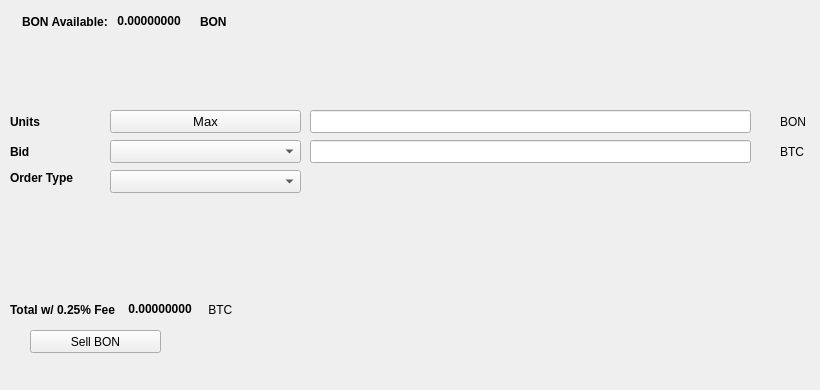
   <widget class="QWidget" name="SellTab">
    <attribute name="title">
     <string>Sell</string>
    </attribute>
    <widget class="QLabel" name="label_16">
     <property name="geometry">
      <rect>
       <x>780</x>
       <y>140</y>
       <width>31</width>
       <height>23</height>
      </rect>
     </property>
     <property name="text">
      <string>BTC</string>
     </property>
    </widget>
    <widget class="QComboBox" name="SellBidcomboBox">
     <property name="geometry">
      <rect>
       <x>110</x>
       <y>140</y>
       <width>191</width>
       <height>23</height>
      </rect>
     </property>
     <property name="font">
      <font>
       <pointsize>10</pointsize>
      </font>
     </property>
    </widget>
    <widget class="QLabel" name="label_18">
     <property name="geometry">
      <rect>
       <x>10</x>
       <y>110</y>
       <width>46</width>
       <height>23</height>
      </rect>
     </property>
     <property name="font">
      <font>
       <weight>75</weight>
       <bold>true</bold>
      </font>
     </property>
     <property name="text">
      <string>Units</string>
     </property>
    </widget>
    <widget class="QPushButton" name="Sell_Max_Amount">
     <property name="geometry">
      <rect>
       <x>110</x>
       <y>110</y>
       <width>191</width>
       <height>23</height>
      </rect>
     </property>
     <property name="font">
      <font>
       <pointsize>10</pointsize>
      </font>
     </property>
     <property name="text">
      <string>Max</string>
     </property>
    </widget>
    <widget class="QLabel" name="label_20">
     <property name="geometry">
      <rect>
       <x>10</x>
       <y>170</y>
       <width>91</width>
       <height>16</height>
      </rect>
     </property>
     <property name="font">
      <font>
       <weight>75</weight>
       <bold>true</bold>
      </font>
     </property>
     <property name="text">
      <string>Order Type</string>
     </property>
    </widget>
    <widget class="QComboBox" name="SellOrdertypeCombo">
     <property name="geometry">
      <rect>
       <x>110</x>
       <y>170</y>
       <width>191</width>
       <height>23</height>
      </rect>
     </property>
     <property name="font">
      <font>
       <pointsize>10</pointsize>
      </font>
     </property>
    </widget>
    <widget class="QLabel" name="label_21">
     <property name="geometry">
      <rect>
       <x>10</x>
       <y>140</y>
       <width>46</width>
       <height>23</height>
      </rect>
     </property>
     <property name="font">
      <font>
       <weight>75</weight>
       <bold>true</bold>
      </font>
     </property>
     <property name="text">
      <string>Bid</string>
     </property>
    </widget>
    <widget class="QLabel" name="label_22">
     <property name="geometry">
      <rect>
       <x>780</x>
       <y>110</y>
       <width>31</width>
       <height>23</height>
      </rect>
     </property>
     <property name="text">
      <string>BON</string>
     </property>
    </widget>
    <widget class="QLineEdit" name="UnitsInputBON">
     <property name="geometry">
      <rect>
       <x>310</x>
       <y>110</y>
       <width>441</width>
       <height>23</height>
      </rect>
     </property>
     <property name="font">
      <font>
       <pointsize>9</pointsize>
       <weight>75</weight>
       <bold>true</bold>
      </font>
     </property>
    </widget>
    <widget class="QLineEdit" name="SellBidPriceEdit">
     <property name="geometry">
      <rect>
       <x>310</x>
       <y>140</y>
       <width>441</width>
       <height>23</height>
      </rect>
     </property>
     <property name="font">
      <font>
       <pointsize>9</pointsize>
       <weight>75</weight>
       <bold>true</bold>
      </font>
     </property>
    </widget>
    <widget class="QPushButton" name="SellBONBTN">
     <property name="geometry">
      <rect>
       <x>30</x>
       <y>330</y>
       <width>131</width>
       <height>23</height>
      </rect>
     </property>
     <property name="text">
      <string>Sell BON</string>
     </property>
     <property name="icon">
      <iconset resource="../bony">
       <normaloff>:/icons/bitcoin</normaloff>:/icons/bitcoin</iconset>
     </property>
    </widget>
    <widget class="QWidget" name="layoutWidget3">
     <property name="geometry">
      <rect>
       <x>22</x>
       <y>12</y>
       <width>258</width>
       <height>19</height>
      </rect>
     </property>
     <layout class="QHBoxLayout" name="horizontalLayout">
      <item>
       <widget class="QLabel" name="label232_2">
        <property name="font">
         <font>
          <weight>75</weight>
          <bold>true</bold>
         </font>
        </property>
        <property name="text">
         <string>BON Available:</string>
        </property>
       </widget>
      </item>
      <item>
       <widget class="QLabel" name="BONAvailableLabel">
        <property name="palette">
         <palette>
          <active>
           <colorrole role="WindowText">
            <brush brushstyle="SolidPattern">
             <color alpha="255">
              <red>0</red>
              <green>0</green>
              <blue>0</blue>
             </color>
            </brush>
           </colorrole>
           <colorrole role="Button">
            <brush brushstyle="SolidPattern">
             <color alpha="255">
              <red>0</red>
              <green>170</green>
              <blue>0</blue>
             </color>
            </brush>
           </colorrole>
           <colorrole role="Light">
            <brush brushstyle="SolidPattern">
             <color alpha="255">
              <red>0</red>
              <green>255</green>
              <blue>0</blue>
             </color>
            </brush>
           </colorrole>
           <colorrole role="Midlight">
            <brush brushstyle="SolidPattern">
             <color alpha="255">
              <red>0</red>
              <green>212</green>
              <blue>0</blue>
             </color>
            </brush>
           </colorrole>
           <colorrole role="Dark">
            <brush brushstyle="SolidPattern">
             <color alpha="255">
              <red>0</red>
              <green>85</green>
              <blue>0</blue>
             </color>
            </brush>
           </colorrole>
           <colorrole role="Mid">
            <brush brushstyle="SolidPattern">
             <color alpha="255">
              <red>0</red>
              <green>113</green>
              <blue>0</blue>
             </color>
            </brush>
           </colorrole>
           <colorrole role="Text">
            <brush brushstyle="SolidPattern">
             <color alpha="255">
              <red>0</red>
              <green>170</green>
              <blue>0</blue>
             </color>
            </brush>
           </colorrole>
           <colorrole role="BrightText">
            <brush brushstyle="SolidPattern">
             <color alpha="255">
              <red>255</red>
              <green>255</green>
              <blue>255</blue>
             </color>
            </brush>
           </colorrole>
           <colorrole role="ButtonText">
            <brush brushstyle="SolidPattern">
             <color alpha="255">
              <red>0</red>
              <green>0</green>
              <blue>0</blue>
             </color>
            </brush>
           </colorrole>
           <colorrole role="Base">
            <brush brushstyle="SolidPattern">
             <color alpha="255">
              <red>255</red>
              <green>255</green>
              <blue>255</blue>
             </color>
            </brush>
           </colorrole>
           <colorrole role="Window">
            <brush brushstyle="SolidPattern">
             <color alpha="255">
              <red>0</red>
              <green>170</green>
              <blue>0</blue>
             </color>
            </brush>
           </colorrole>
           <colorrole role="Shadow">
            <brush brushstyle="SolidPattern">
             <color alpha="255">
              <red>0</red>
              <green>0</green>
              <blue>0</blue>
             </color>
            </brush>
           </colorrole>
           <colorrole role="AlternateBase">
            <brush brushstyle="SolidPattern">
             <color alpha="255">
              <red>127</red>
              <green>212</green>
              <blue>127</blue>
             </color>
            </brush>
           </colorrole>
           <colorrole role="ToolTipBase">
            <brush brushstyle="SolidPattern">
             <color alpha="255">
              <red>255</red>
              <green>255</green>
              <blue>220</blue>
             </color>
            </brush>
           </colorrole>
           <colorrole role="ToolTipText">
            <brush brushstyle="SolidPattern">
             <color alpha="255">
              <red>0</red>
              <green>0</green>
              <blue>0</blue>
             </color>
            </brush>
           </colorrole>
          </active>
          <inactive>
           <colorrole role="WindowText">
            <brush brushstyle="SolidPattern">
             <color alpha="255">
              <red>0</red>
              <green>0</green>
              <blue>0</blue>
             </color>
            </brush>
           </colorrole>
           <colorrole role="Button">
            <brush brushstyle="SolidPattern">
             <color alpha="255">
              <red>0</red>
              <green>170</green>
              <blue>0</blue>
             </color>
            </brush>
           </colorrole>
           <colorrole role="Light">
            <brush brushstyle="SolidPattern">
             <color alpha="255">
              <red>0</red>
              <green>255</green>
              <blue>0</blue>
             </color>
            </brush>
           </colorrole>
           <colorrole role="Midlight">
            <brush brushstyle="SolidPattern">
             <color alpha="255">
              <red>0</red>
              <green>212</green>
              <blue>0</blue>
             </color>
            </brush>
           </colorrole>
           <colorrole role="Dark">
            <brush brushstyle="SolidPattern">
             <color alpha="255">
              <red>0</red>
              <green>85</green>
              <blue>0</blue>
             </color>
            </brush>
           </colorrole>
           <colorrole role="Mid">
            <brush brushstyle="SolidPattern">
             <color alpha="255">
              <red>0</red>
              <green>113</green>
              <blue>0</blue>
             </color>
            </brush>
           </colorrole>
           <colorrole role="Text">
            <brush brushstyle="SolidPattern">
             <color alpha="255">
              <red>0</red>
              <green>170</green>
              <blue>0</blue>
             </color>
            </brush>
           </colorrole>
           <colorrole role="BrightText">
            <brush brushstyle="SolidPattern">
             <color alpha="255">
              <red>255</red>
              <green>255</green>
              <blue>255</blue>
             </color>
            </brush>
           </colorrole>
           <colorrole role="ButtonText">
            <brush brushstyle="SolidPattern">
             <color alpha="255">
              <red>0</red>
              <green>0</green>
              <blue>0</blue>
             </color>
            </brush>
           </colorrole>
           <colorrole role="Base">
            <brush brushstyle="SolidPattern">
             <color alpha="255">
              <red>255</red>
              <green>255</green>
              <blue>255</blue>
             </color>
            </brush>
           </colorrole>
           <colorrole role="Window">
            <brush brushstyle="SolidPattern">
             <color alpha="255">
              <red>0</red>
              <green>170</green>
              <blue>0</blue>
             </color>
            </brush>
           </colorrole>
           <colorrole role="Shadow">
            <brush brushstyle="SolidPattern">
             <color alpha="255">
              <red>0</red>
              <green>0</green>
              <blue>0</blue>
             </color>
            </brush>
           </colorrole>
           <colorrole role="AlternateBase">
            <brush brushstyle="SolidPattern">
             <color alpha="255">
              <red>127</red>
              <green>212</green>
              <blue>127</blue>
             </color>
            </brush>
           </colorrole>
           <colorrole role="ToolTipBase">
            <brush brushstyle="SolidPattern">
             <color alpha="255">
              <red>255</red>
              <green>255</green>
              <blue>220</blue>
             </color>
            </brush>
           </colorrole>
           <colorrole role="ToolTipText">
            <brush brushstyle="SolidPattern">
             <color alpha="255">
              <red>0</red>
              <green>0</green>
              <blue>0</blue>
             </color>
            </brush>
           </colorrole>
          </inactive>
          <disabled>
           <colorrole role="WindowText">
            <brush brushstyle="SolidPattern">
             <color alpha="255">
              <red>0</red>
              <green>85</green>
              <blue>0</blue>
             </color>
            </brush>
           </colorrole>
           <colorrole role="Button">
            <brush brushstyle="SolidPattern">
             <color alpha="255">
              <red>0</red>
              <green>170</green>
              <blue>0</blue>
             </color>
            </brush>
           </colorrole>
           <colorrole role="Light">
            <brush brushstyle="SolidPattern">
             <color alpha="255">
              <red>0</red>
              <green>255</green>
              <blue>0</blue>
             </color>
            </brush>
           </colorrole>
           <colorrole role="Midlight">
            <brush brushstyle="SolidPattern">
             <color alpha="255">
              <red>0</red>
              <green>212</green>
              <blue>0</blue>
             </color>
            </brush>
           </colorrole>
           <colorrole role="Dark">
            <brush brushstyle="SolidPattern">
             <color alpha="255">
              <red>0</red>
              <green>85</green>
              <blue>0</blue>
             </color>
            </brush>
           </colorrole>
           <colorrole role="Mid">
            <brush brushstyle="SolidPattern">
             <color alpha="255">
              <red>0</red>
              <green>113</green>
              <blue>0</blue>
             </color>
            </brush>
           </colorrole>
           <colorrole role="Text">
            <brush brushstyle="SolidPattern">
             <color alpha="255">
              <red>0</red>
              <green>85</green>
              <blue>0</blue>
             </color>
            </brush>
           </colorrole>
           <colorrole role="BrightText">
            <brush brushstyle="SolidPattern">
             <color alpha="255">
              <red>255</red>
              <green>255</green>
              <blue>255</blue>
             </color>
            </brush>
           </colorrole>
           <colorrole role="ButtonText">
            <brush brushstyle="SolidPattern">
             <color alpha="255">
              <red>0</red>
              <green>85</green>
              <blue>0</blue>
             </color>
            </brush>
           </colorrole>
           <colorrole role="Base">
            <brush brushstyle="SolidPattern">
             <color alpha="255">
              <red>0</red>
              <green>170</green>
              <blue>0</blue>
             </color>
            </brush>
           </colorrole>
           <colorrole role="Window">
            <brush brushstyle="SolidPattern">
             <color alpha="255">
              <red>0</red>
              <green>170</green>
              <blue>0</blue>
             </color>
            </brush>
           </colorrole>
           <colorrole role="Shadow">
            <brush brushstyle="SolidPattern">
             <color alpha="255">
              <red>0</red>
              <green>0</green>
              <blue>0</blue>
             </color>
            </brush>
           </colorrole>
           <colorrole role="AlternateBase">
            <brush brushstyle="SolidPattern">
             <color alpha="255">
              <red>0</red>
              <green>170</green>
              <blue>0</blue>
             </color>
            </brush>
           </colorrole>
           <colorrole role="ToolTipBase">
            <brush brushstyle="SolidPattern">
             <color alpha="255">
              <red>255</red>
              <green>255</green>
              <blue>220</blue>
             </color>
            </brush>
           </colorrole>
           <colorrole role="ToolTipText">
            <brush brushstyle="SolidPattern">
             <color alpha="255">
              <red>0</red>
              <green>0</green>
              <blue>0</blue>
             </color>
            </brush>
           </colorrole>
          </disabled>
         </palette>
        </property>
        <property name="font">
         <font>
          <weight>75</weight>
          <bold>true</bold>
         </font>
        </property>
        <property name="text">
         <string> 0.00000000 </string>
        </property>
        <property name="textInteractionFlags">
         <set>Qt::LinksAccessibleByMouse|Qt::TextSelectableByKeyboard|Qt::TextSelectableByMouse</set>
        </property>
       </widget>
      </item>
      <item>
       <widget class="QLabel" name="labelBON">
        <property name="font">
         <font>
          <weight>75</weight>
          <bold>true</bold>
         </font>
        </property>
        <property name="text">
         <string>BON</string>
        </property>
       </widget>
      </item>
     </layout>
    </widget>
    <widget class="QWidget" name="layoutWidget">
     <property name="geometry">
      <rect>
       <x>10</x>
       <y>300</y>
       <width>268</width>
       <height>19</height>
      </rect>
     </property>
     <layout class="QHBoxLayout" name="horizontalLayout_2">
      <item>
       <widget class="QLabel" name="label_19">
        <property name="font">
         <font>
          <weight>75</weight>
          <bold>true</bold>
         </font>
        </property>
        <property name="text">
         <string>Total w/ 0.25% Fee </string>
        </property>
       </widget>
      </item>
      <item>
       <widget class="QLabel" name="SellCostLabel">
        <property name="palette">
         <palette>
          <active>
           <colorrole role="WindowText">
            <brush brushstyle="SolidPattern">
             <color alpha="255">
              <red>0</red>
              <green>0</green>
              <blue>0</blue>
             </color>
            </brush>
           </colorrole>
           <colorrole role="Button">
            <brush brushstyle="SolidPattern">
             <color alpha="255">
              <red>0</red>
              <green>170</green>
              <blue>0</blue>
             </color>
            </brush>
           </colorrole>
           <colorrole role="Light">
            <brush brushstyle="SolidPattern">
             <color alpha="255">
              <red>0</red>
              <green>255</green>
              <blue>0</blue>
             </color>
            </brush>
           </colorrole>
           <colorrole role="Midlight">
            <brush brushstyle="SolidPattern">
             <color alpha="255">
              <red>0</red>
              <green>212</green>
              <blue>0</blue>
             </color>
            </brush>
           </colorrole>
           <colorrole role="Dark">
            <brush brushstyle="SolidPattern">
             <color alpha="255">
              <red>0</red>
              <green>85</green>
              <blue>0</blue>
             </color>
            </brush>
           </colorrole>
           <colorrole role="Mid">
            <brush brushstyle="SolidPattern">
             <color alpha="255">
              <red>0</red>
              <green>113</green>
              <blue>0</blue>
             </color>
            </brush>
           </colorrole>
           <colorrole role="Text">
            <brush brushstyle="SolidPattern">
             <color alpha="255">
              <red>0</red>
              <green>170</green>
              <blue>0</blue>
             </color>
            </brush>
           </colorrole>
           <colorrole role="BrightText">
            <brush brushstyle="SolidPattern">
             <color alpha="255">
              <red>255</red>
              <green>255</green>
              <blue>255</blue>
             </color>
            </brush>
           </colorrole>
           <colorrole role="ButtonText">
            <brush brushstyle="SolidPattern">
             <color alpha="255">
              <red>0</red>
              <green>0</green>
              <blue>0</blue>
             </color>
            </brush>
           </colorrole>
           <colorrole role="Base">
            <brush brushstyle="SolidPattern">
             <color alpha="255">
              <red>255</red>
              <green>255</green>
              <blue>255</blue>
             </color>
            </brush>
           </colorrole>
           <colorrole role="Window">
            <brush brushstyle="SolidPattern">
             <color alpha="255">
              <red>0</red>
              <green>170</green>
              <blue>0</blue>
             </color>
            </brush>
           </colorrole>
           <colorrole role="Shadow">
            <brush brushstyle="SolidPattern">
             <color alpha="255">
              <red>0</red>
              <green>0</green>
              <blue>0</blue>
             </color>
            </brush>
           </colorrole>
           <colorrole role="AlternateBase">
            <brush brushstyle="SolidPattern">
             <color alpha="255">
              <red>127</red>
              <green>212</green>
              <blue>127</blue>
             </color>
            </brush>
           </colorrole>
           <colorrole role="ToolTipBase">
            <brush brushstyle="SolidPattern">
             <color alpha="255">
              <red>255</red>
              <green>255</green>
              <blue>220</blue>
             </color>
            </brush>
           </colorrole>
           <colorrole role="ToolTipText">
            <brush brushstyle="SolidPattern">
             <color alpha="255">
              <red>0</red>
              <green>0</green>
              <blue>0</blue>
             </color>
            </brush>
           </colorrole>
          </active>
          <inactive>
           <colorrole role="WindowText">
            <brush brushstyle="SolidPattern">
             <color alpha="255">
              <red>0</red>
              <green>0</green>
              <blue>0</blue>
             </color>
            </brush>
           </colorrole>
           <colorrole role="Button">
            <brush brushstyle="SolidPattern">
             <color alpha="255">
              <red>0</red>
              <green>170</green>
              <blue>0</blue>
             </color>
            </brush>
           </colorrole>
           <colorrole role="Light">
            <brush brushstyle="SolidPattern">
             <color alpha="255">
              <red>0</red>
              <green>255</green>
              <blue>0</blue>
             </color>
            </brush>
           </colorrole>
           <colorrole role="Midlight">
            <brush brushstyle="SolidPattern">
             <color alpha="255">
              <red>0</red>
              <green>212</green>
              <blue>0</blue>
             </color>
            </brush>
           </colorrole>
           <colorrole role="Dark">
            <brush brushstyle="SolidPattern">
             <color alpha="255">
              <red>0</red>
              <green>85</green>
              <blue>0</blue>
             </color>
            </brush>
           </colorrole>
           <colorrole role="Mid">
            <brush brushstyle="SolidPattern">
             <color alpha="255">
              <red>0</red>
              <green>113</green>
              <blue>0</blue>
             </color>
            </brush>
           </colorrole>
           <colorrole role="Text">
            <brush brushstyle="SolidPattern">
             <color alpha="255">
              <red>0</red>
              <green>170</green>
              <blue>0</blue>
             </color>
            </brush>
           </colorrole>
           <colorrole role="BrightText">
            <brush brushstyle="SolidPattern">
             <color alpha="255">
              <red>255</red>
              <green>255</green>
              <blue>255</blue>
             </color>
            </brush>
           </colorrole>
           <colorrole role="ButtonText">
            <brush brushstyle="SolidPattern">
             <color alpha="255">
              <red>0</red>
              <green>0</green>
              <blue>0</blue>
             </color>
            </brush>
           </colorrole>
           <colorrole role="Base">
            <brush brushstyle="SolidPattern">
             <color alpha="255">
              <red>255</red>
              <green>255</green>
              <blue>255</blue>
             </color>
            </brush>
           </colorrole>
           <colorrole role="Window">
            <brush brushstyle="SolidPattern">
             <color alpha="255">
              <red>0</red>
              <green>170</green>
              <blue>0</blue>
             </color>
            </brush>
           </colorrole>
           <colorrole role="Shadow">
            <brush brushstyle="SolidPattern">
             <color alpha="255">
              <red>0</red>
              <green>0</green>
              <blue>0</blue>
             </color>
            </brush>
           </colorrole>
           <colorrole role="AlternateBase">
            <brush brushstyle="SolidPattern">
             <color alpha="255">
              <red>127</red>
              <green>212</green>
              <blue>127</blue>
             </color>
            </brush>
           </colorrole>
           <colorrole role="ToolTipBase">
            <brush brushstyle="SolidPattern">
             <color alpha="255">
              <red>255</red>
              <green>255</green>
              <blue>220</blue>
             </color>
            </brush>
           </colorrole>
           <colorrole role="ToolTipText">
            <brush brushstyle="SolidPattern">
             <color alpha="255">
              <red>0</red>
              <green>0</green>
              <blue>0</blue>
             </color>
            </brush>
           </colorrole>
          </inactive>
          <disabled>
           <colorrole role="WindowText">
            <brush brushstyle="SolidPattern">
             <color alpha="255">
              <red>0</red>
              <green>85</green>
              <blue>0</blue>
             </color>
            </brush>
           </colorrole>
           <colorrole role="Button">
            <brush brushstyle="SolidPattern">
             <color alpha="255">
              <red>0</red>
              <green>170</green>
              <blue>0</blue>
             </color>
            </brush>
           </colorrole>
           <colorrole role="Light">
            <brush brushstyle="SolidPattern">
             <color alpha="255">
              <red>0</red>
              <green>255</green>
              <blue>0</blue>
             </color>
            </brush>
           </colorrole>
           <colorrole role="Midlight">
            <brush brushstyle="SolidPattern">
             <color alpha="255">
              <red>0</red>
              <green>212</green>
              <blue>0</blue>
             </color>
            </brush>
           </colorrole>
           <colorrole role="Dark">
            <brush brushstyle="SolidPattern">
             <color alpha="255">
              <red>0</red>
              <green>85</green>
              <blue>0</blue>
             </color>
            </brush>
           </colorrole>
           <colorrole role="Mid">
            <brush brushstyle="SolidPattern">
             <color alpha="255">
              <red>0</red>
              <green>113</green>
              <blue>0</blue>
             </color>
            </brush>
           </colorrole>
           <colorrole role="Text">
            <brush brushstyle="SolidPattern">
             <color alpha="255">
              <red>0</red>
              <green>85</green>
              <blue>0</blue>
             </color>
            </brush>
           </colorrole>
           <colorrole role="BrightText">
            <brush brushstyle="SolidPattern">
             <color alpha="255">
              <red>255</red>
              <green>255</green>
              <blue>255</blue>
             </color>
            </brush>
           </colorrole>
           <colorrole role="ButtonText">
            <brush brushstyle="SolidPattern">
             <color alpha="255">
              <red>0</red>
              <green>85</green>
              <blue>0</blue>
             </color>
            </brush>
           </colorrole>
           <colorrole role="Base">
            <brush brushstyle="SolidPattern">
             <color alpha="255">
              <red>0</red>
              <green>170</green>
              <blue>0</blue>
             </color>
            </brush>
           </colorrole>
           <colorrole role="Window">
            <brush brushstyle="SolidPattern">
             <color alpha="255">
              <red>0</red>
              <green>170</green>
              <blue>0</blue>
             </color>
            </brush>
           </colorrole>
           <colorrole role="Shadow">
            <brush brushstyle="SolidPattern">
             <color alpha="255">
              <red>0</red>
              <green>0</green>
              <blue>0</blue>
             </color>
            </brush>
           </colorrole>
           <colorrole role="AlternateBase">
            <brush brushstyle="SolidPattern">
             <color alpha="255">
              <red>0</red>
              <green>170</green>
              <blue>0</blue>
             </color>
            </brush>
           </colorrole>
           <colorrole role="ToolTipBase">
            <brush brushstyle="SolidPattern">
             <color alpha="255">
              <red>255</red>
              <green>255</green>
              <blue>220</blue>
             </color>
            </brush>
           </colorrole>
           <colorrole role="ToolTipText">
            <brush brushstyle="SolidPattern">
             <color alpha="255">
              <red>0</red>
              <green>0</green>
              <blue>0</blue>
             </color>
            </brush>
           </colorrole>
          </disabled>
         </palette>
        </property>
        <property name="font">
         <font>
          <weight>75</weight>
          <bold>true</bold>
         </font>
        </property>
        <property name="autoFillBackground">
         <bool>false</bool>
        </property>
        <property name="text">
         <string> 0.00000000</string>
        </property>
        <property name="textInteractionFlags">
         <set>Qt::LinksAccessibleByMouse|Qt::TextSelectableByMouse</set>
        </property>
       </widget>
      </item>
      <item>
       <widget class="QLabel" name="label_17">
        <property name="font">
         <font>
          <weight>50</weight>
          <bold>false</bold>
         </font>
        </property>
        <property name="text">
         <string> BTC</string>
        </property>
       </widget>
      </item>
     </layout>
    </widget>
    <widget class="QLabel" name="label_23">
     <property name="geometry">
      <rect>
       <x>460</x>
       <y>300</y>
       <width>281</width>
       <height>81</height>
      </rect>
     </property>
     <property name="text">
      <string/>
     </property>
     <property name="pixmap">
      <pixmap>:/images/bittrex</pixmap>
     </property>
    </widget>
   </widget>
